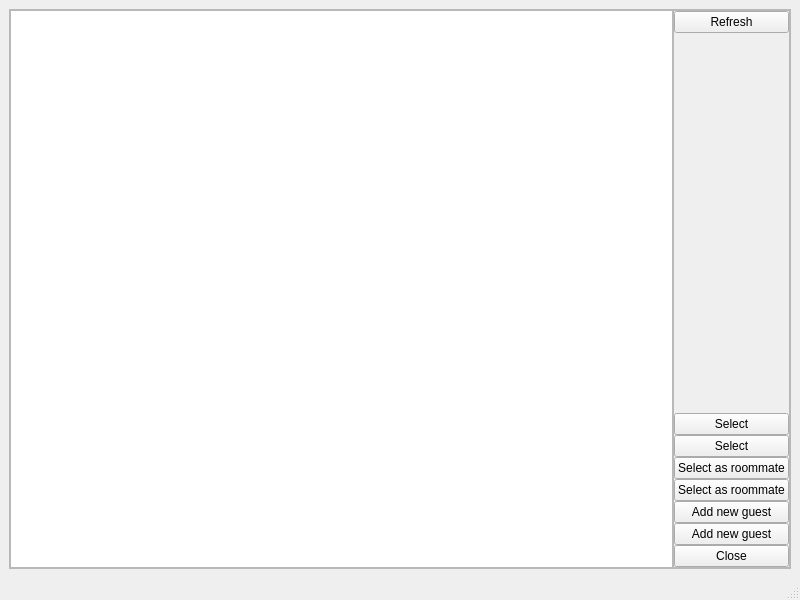
<?xml version="1.0" encoding="UTF-8"?>
<ui version="4.0">
 <class>SelectGuestWIndow</class>
 <widget class="QMainWindow" name="SelectGuestWIndow">
  <property name="geometry">
   <rect>
    <x>0</x>
    <y>0</y>
    <width>800</width>
    <height>600</height>
   </rect>
  </property>
  <property name="windowTitle">
   <string>Guest selection</string>
  </property>
  <widget class="QWidget" name="centralwidget">
   <layout class="QHBoxLayout" name="horizontalLayout_2">
    <item>
     <widget class="QFrame" name="frame">
      <property name="frameShape">
       <enum>QFrame::StyledPanel</enum>
      </property>
      <property name="frameShadow">
       <enum>QFrame::Raised</enum>
      </property>
      <layout class="QHBoxLayout" name="horizontalLayout">
       <property name="spacing">
        <number>0</number>
       </property>
       <property name="leftMargin">
        <number>0</number>
       </property>
       <property name="topMargin">
        <number>0</number>
       </property>
       <property name="rightMargin">
        <number>0</number>
       </property>
       <property name="bottomMargin">
        <number>0</number>
       </property>
       <item>
        <widget class="QTableWidget" name="select_twidget">
         <property name="editTriggers">
          <set>QAbstractItemView::NoEditTriggers</set>
         </property>
        </widget>
       </item>
       <item>
        <widget class="QFrame" name="frame_2">
         <property name="frameShape">
          <enum>QFrame::StyledPanel</enum>
         </property>
         <property name="frameShadow">
          <enum>QFrame::Raised</enum>
         </property>
         <layout class="QVBoxLayout" name="verticalLayout">
          <property name="spacing">
           <number>0</number>
          </property>
          <property name="leftMargin">
           <number>0</number>
          </property>
          <property name="topMargin">
           <number>0</number>
          </property>
          <property name="rightMargin">
           <number>0</number>
          </property>
          <property name="bottomMargin">
           <number>0</number>
          </property>
          <item>
           <widget class="QPushButton" name="resresh_btn">
            <property name="text">
             <string>Refresh</string>
            </property>
           </widget>
          </item>
          <item>
           <spacer name="verticalSpacer">
            <property name="orientation">
             <enum>Qt::Vertical</enum>
            </property>
            <property name="sizeHint" stdset="0">
             <size>
              <width>20</width>
              <height>40</height>
             </size>
            </property>
           </spacer>
          </item>
          <item>
           <widget class="QPushButton" name="selectEdit_btn">
            <property name="text">
             <string>Select</string>
            </property>
           </widget>
          </item>
          <item>
           <widget class="QPushButton" name="select_btn">
            <property name="text">
             <string>Select</string>
            </property>
           </widget>
          </item>
          <item>
           <widget class="QPushButton" name="selectEditRmate_btn">
            <property name="text">
             <string>Select as roommate</string>
            </property>
           </widget>
          </item>
          <item>
           <widget class="QPushButton" name="selectRmate_btn">
            <property name="text">
             <string>Select as roommate</string>
            </property>
           </widget>
          </item>
          <item>
           <widget class="QPushButton" name="addEditGuest_btn">
            <property name="text">
             <string>Add new guest</string>
            </property>
           </widget>
          </item>
          <item>
           <widget class="QPushButton" name="addGuest_btn">
            <property name="text">
             <string>Add new guest</string>
            </property>
           </widget>
          </item>
          <item>
           <widget class="QPushButton" name="close_btn">
            <property name="text">
             <string>Close</string>
            </property>
           </widget>
          </item>
         </layout>
        </widget>
       </item>
      </layout>
     </widget>
    </item>
   </layout>
  </widget>
  <widget class="QMenuBar" name="menubar">
   <property name="geometry">
    <rect>
     <x>0</x>
     <y>0</y>
     <width>800</width>
     <height>22</height>
    </rect>
   </property>
  </widget>
  <widget class="QStatusBar" name="statusbar"/>
 </widget>
 <resources/>
 <connections/>
</ui>
